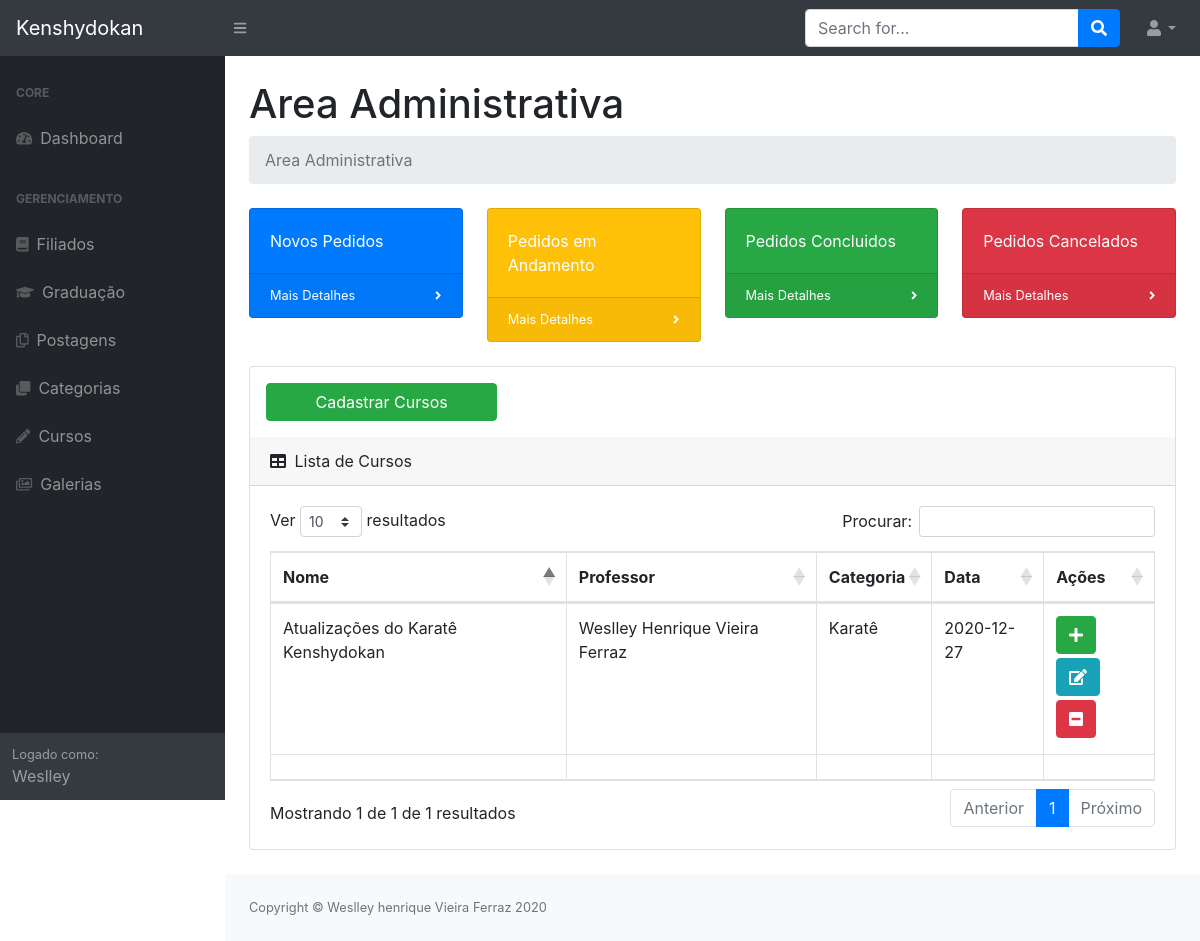
The app's page /dist/inicio.php?cursos (signed in), older data.
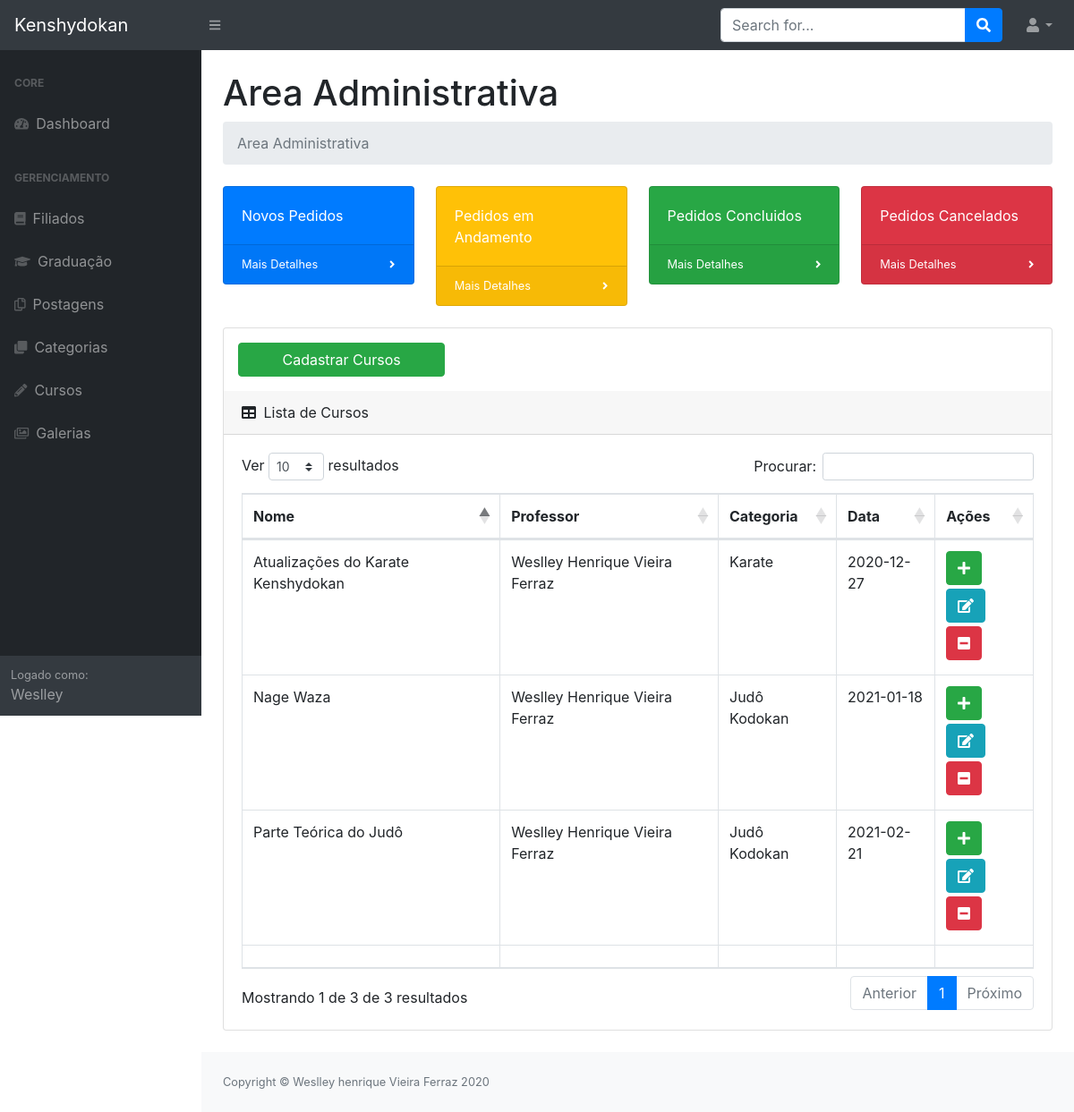
The same page, newer data.
### tables this page shows
CREATE TABLE `curso` (
  `id_curso` int(11) NOT NULL,
  `id_categoria` int(11) NOT NULL,
  `nome` varchar(200) NOT NULL,
  `descricao` text NOT NULL,
  `professor` varchar(200) NOT NULL,
  `id_imagem` int(11) NOT NULL,
  `situacao` int(11) NOT NULL,
  `data` date NOT NULL
);

CREATE TABLE `categorias` (
  `id_categoria` int(11) NOT NULL,
  `categoria` varchar(300) NOT NULL
);

### dist/inicio.php (the view, shortened to what the rows shown need)
<?php
    include_once("menu.php");
    if(isset($_SESSION['usuario'])){
        $c = new conectar();
        $conexao = $c->conexao();
?>
            <div id="layoutSidenav_content">
                <main>
                    <div class="container-fluid">
                        <h1 class="mt-4">Area Administrativa</h1>
                        <?php
                        if (isset($_GET["filiados"])) { ?>
                        <div class="card mb-4">
                            <button type="button" class="btn btn-success mt-3 mb-3 mr-3 ml-3 col-lg-3" data-toggle="modal" data-target="#ModalFiliado">
                              Cadastrar Filiado
                            </button>
                            <div class="card-header">
                                <i class="fas fa-table mr-1"></i>
                                Lista de Filiados
                            </div>
                            <div class="card-body">
                                <div class="table-responsive">
                                    <table class="table table-bordered" id="dataTable" width="100%" cellspacing="0">
                                        <thead>
                                            <tr>
                                                <th>Numero</th>
                                                <th>Nome</th>
                                                <th>Graduação</th>
                                                <th>Telefone</th>
                                                <th>Email</th>
                                                <th>Ativo</th>
                                                <th>Ações</th>
                                            </tr>
                                        </thead>
                                        <tfoot>
                                            <tr>
                                                <th></th>
                                                <th></th>
                                                <th></th>
                                                <th></th>
                                                <th></th>
                                                <th></th>
                                                <th></th>
                                            </tr>
                                        </tfoot>
                                        <tbody>
                                            <?php
                                            $busca_filiados = "SELECT * FROM filiados";
                                            $resultado_filiados = mysqli_query($conexao, $busca_filiados);
                                            $linha_filiados = mysqli_num_rows($resultado_filiados);
                                            if($linha_filiados == ''){
                                                echo "<h3> Não foram encontrados dados Cadastrados no Banco!! </h3>";
                                            }else{
                                                while($res = mysqli_fetch_array($resultado_filiados)){
                                                    $id_filiado = $res["id_filiado"];
                                                    $id_graduacao = $res["id_graduacao"];
                                                    $nome = $res["nome"];
                                                    $dojo = $res["dojo"];
                                                    $telefone = $res["telefone"];
                                                    $rg = $res["rg"];
                                                    $email = $res["email"];
                                                    $confirmacao = $res["confirmacao"];
                                                    $busca_graduacao = "SELECT * FROM graduacao WHERE id_graduacao = '$id_graduacao'";
                                                    $resultado_graduacao = mysqli_query($conexao, $busca_graduacao);
                                                    $graduacao = mysqli_fetch_array($resultado_graduacao);
                                             ?>
                                            <tr>
                                                <td><?php echo $id_filiado; ?></td>
                                                <td><?php echo $nome; ?></td>
                                                <td><?php echo $graduacao["graduacao"]; ?></td>
                                                <td><?php echo $telefone; ?></td>
                                                <td><?php echo $email; ?></td>
                                                <td><?php echo $confirmacao; ?></td>
                                                <td>
                                                    <a href="" class="btn btn-info" data-toggle="modal" data-target="#ModalEditarFiliado<?php echo $id_filiado ?>"><i class="fas fa-edit"></i></a>
                                                    <a title="Excluir" class="btn btn-danger" href="funcoes/deletar_filiado.php?id=<?php echo $id_filiado; ?>"><i class="fa fa-minus-square"></i></a>
                                                </td>
                                            </tr>
                                            <?php }} ?>
                                        </tbody>
                                    </table>
                                </div>
                            </div>
                        </div>
                        <?php }elseif (isset($_GET["cursos"])) { ?>
                        <div class="card mb-4">
                            <div class="card-body">
                                <div class="table-responsive">
                                    <table class="table table-bordered" id="dataTable" width="100%" cellspacing="0">
                                        <thead>
                                            <tr>
                                                <th>Nome</th>
                                                <th>Professor</th>
                                                <th>Categoria</th>
                                                <th>Data</th>
                                                <th>Ações</th>
                                            </tr>
                                        </thead>
                                        <tfoot>
                                            <tr>
                                                <th></th>
                                                <th></th>
                                                <th></th>
                                                <th></th>
                                                <th></th>
                                            </tr>
                                        </tfoot>
                                        <tbody>
                                            <?php
                                            $busca = "SELECT * FROM curso";
                                            $resultado = mysqli_query($conexao, $busca);
                                            $linha = mysqli_num_rows($resultado);
                                            if($linha == ''){
                                                echo "<th><h3> Não foram encontrados dados Cadastrados no Banco!! </h3></th>";
                                            }else{
                                                while($res = mysqli_fetch_array($resultado)){
                                                    $id_curso = $res["id_curso"];
                                                    $nome = $res["nome"];
                                                    $professor = $res["professor"];
                                                    $id_categoria = $res["id_categoria"];
                                                    $data = $res["data"];
                                                    $busca2 = "SELECT * FROM categorias WHERE id_categoria = '$id_categoria'";
                                                    $resultado2 = mysqli_query($conexao, $busca2);
                                                    $dado = mysqli_fetch_array($resultado2);
                                             ?>
                                            <tr>
                                                <td><?php echo $nome; ?></td>
                                                <td><?php echo $professor; ?></td>
                                                <td><?php echo $dado["categoria"]; ?></td>
                                                <td><?php echo $data; ?></td>
                                                <td>
                                                    <a href="" class="btn btn-success mb-1" data-toggle="modal" data-target="#ModalAdcionaAula<?php echo $id_curso ?>" title="Adicionar Aulas"><i class="fas fa-plus"></i></a>
                                                    <a href="" class="btn btn-info mb-1" data-toggle="modal" data-target="#ModalEditarCurso<?php echo $id_curso ?>" title="Editar Curso"><i class="fas fa-edit"></i></a>
                                                    <a title="Excluir" class="btn btn-danger mb-1" href="funcoes/deletar_curso.php?id=<?php echo $id_curso; ?>&id_img=<?php echo $res['id_imagem'] ?>" title="Excluir curso"><i class="fa fa-minus-square"></i></a>
                                                </td>
                                            </tr>
                                            <?php }} ?>
                                        </tbody>
                                    </table>
                                </div>
                            </div>
                        </div>
                        <?php } ?>
                    </div>
                </main>
<?php
    include_once("rodape.php");
}else{
    echo "<script language='javascript'>window.alert('ERRO - não está Logado'); </script>";
    echo "<script language='javascript'>window.location='login.php'; </script>";
}
?>

Row changes from the older to the newer data that the page shows:
changed curso: nome "Atualizações do Karatê Kenshydokan" → "Atualizações do Karate Kenshydokan"; id_categoria.categoria "Karatê" → "Karate"
added curso: nome "Nage Waza", professor "Weslley Henrique Vieira Ferraz", id_categoria.categoria "Judô Kodokan", data "2021-01-18"
added curso: nome "Parte Teórica do Judô", professor "Weslley Henrique Vieira Ferraz", id_categoria.categoria "Judô Kodokan", data "2021-02-21"
Text that changed along with them:
text written by a page script: "Ver resultados Procurar: Mostrando 1 de 1 de 1 resultados Anterior 1 Próximo" → "Ver resultados Procurar: Mostrando 1 de 3 de 3 resultados Anterior 1 Próximo"
